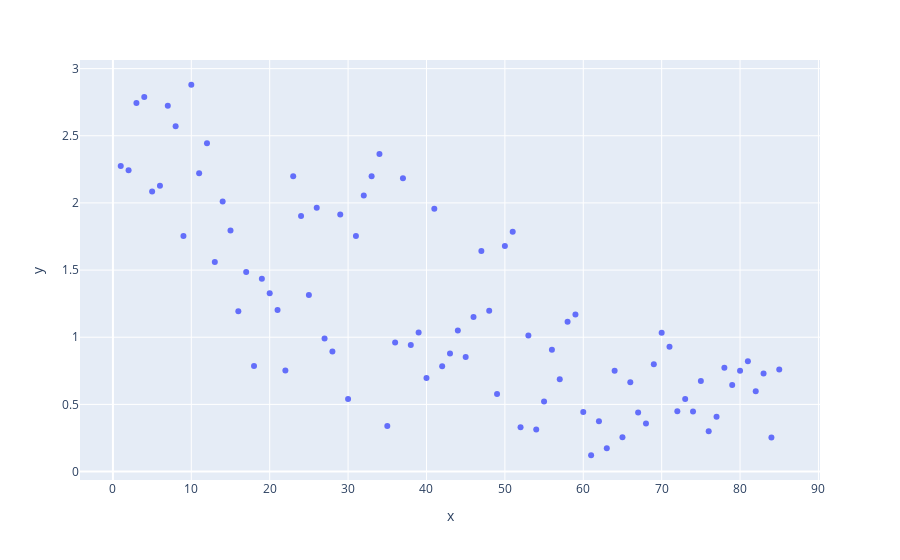

The cell this chart's notebook holds for it:
### Code cell
import random
import numpy as np
o = np.arange(1,86, 1)
t = []
for oo in o:
    if(oo < 16):
        t.append(random.uniform(3,1.5))
    elif(oo >= 16 and oo < 30):
        t.append(random.uniform(2.55,0.75))
    elif(oo >= 30 and oo <= 42):
        t.append(random.uniform(2.5,0.25))
    elif(oo >= 42 and oo < 52):
        t.append(random.uniform(1.85,0.4))
    elif(oo >= 52 and oo < 60):
        t.append(random.uniform(1.75,0.25))
    elif(oo >= 60 and oo <73):
        t.append(random.uniform(1.05,0.05))
    else:
        t.append(random.uniform(0.85,0))


        
        
fig = plt.scatter(x=o, y=t)
fig.show()

### Figure 1 — Plotly figure (JSON) as saved in the notebook; plotly's stock layout.template omitted (floating-point values rounded to 4 significant figures)
{"data": [{"hovertemplate": "x=%{x}<br>y=%{y}<extra></extra>", "legendgroup": "", "marker": {"color": "#636efa", "symbol": "circle"}, "mode": "markers", "name": "", "orientation": "v", "showlegend": false, "type": "scatter", "x": [1, 2, 3, 4, 5, 6, 7, 8, 9, 10, 11, 12, 13, 14, 15, 16, 17, 18, 19, 20, 21, 22, 23, 24, 25, 26, 27, 28, 29, 30, 31, 32, 33, 34, 35, 36, 37, 38, 39, 40, 41, 42, 43, 44, 45, 46, 47, 48, 49, 50, 51, 52, 53, 54, 55, 56, 57, 58, 59, 60, 61, 62, 63, 64, 65, 66, 67, 68, 69, 70, 71, 72, 73, 74, 75, 76, 77, 78, 79, 80, 81, 82, 83, 84, 85], "xaxis": "x", "y": [2.276, 2.244, 2.745, 2.788, 2.084, 2.128, 2.723, 2.571, 1.755, 2.88, 2.221, 2.445, 1.56, 2.01, 1.795, 1.194, 1.487, 0.7861, 1.435, 1.327, 1.202, 0.7521, 2.198, 1.903, 1.315, 1.963, 0.9912, 0.8944, 1.914, 0.5397, 1.754, 2.055, 2.199, 2.364, 0.3396, 0.9601, 2.184, 0.9419, 1.034, 0.6958, 1.956, 0.7837, 0.8791, 1.05, 0.8522, 1.15, 1.643, 1.198, 0.578, 1.68, 1.784, 0.3303, 1.012, 0.3127, 0.5208, 0.907, 0.6868, 1.115, 1.17, 0.4432, 0.1212, 0.3745, 0.1728, 0.7496, 0.2559, 0.6648, 0.4391, 0.3568, 0.7984, 1.033, 0.9296, 0.4494, 0.5406, 0.4464, 0.6747, 0.2991, 0.4074, 0.7718, 0.6439, 0.7498, 0.8209, 0.5969, 0.729, 0.2538, 0.7605], "yaxis": "y"}], "layout": {"legend": {"tracegroupgap": 0}, "margin": {"t": 60}, "xaxis": {"anchor": "y", "domain": [0, 1], "title": {"text": "x"}}, "yaxis": {"anchor": "x", "domain": [0, 1], "title": {"text": "y"}}}}
